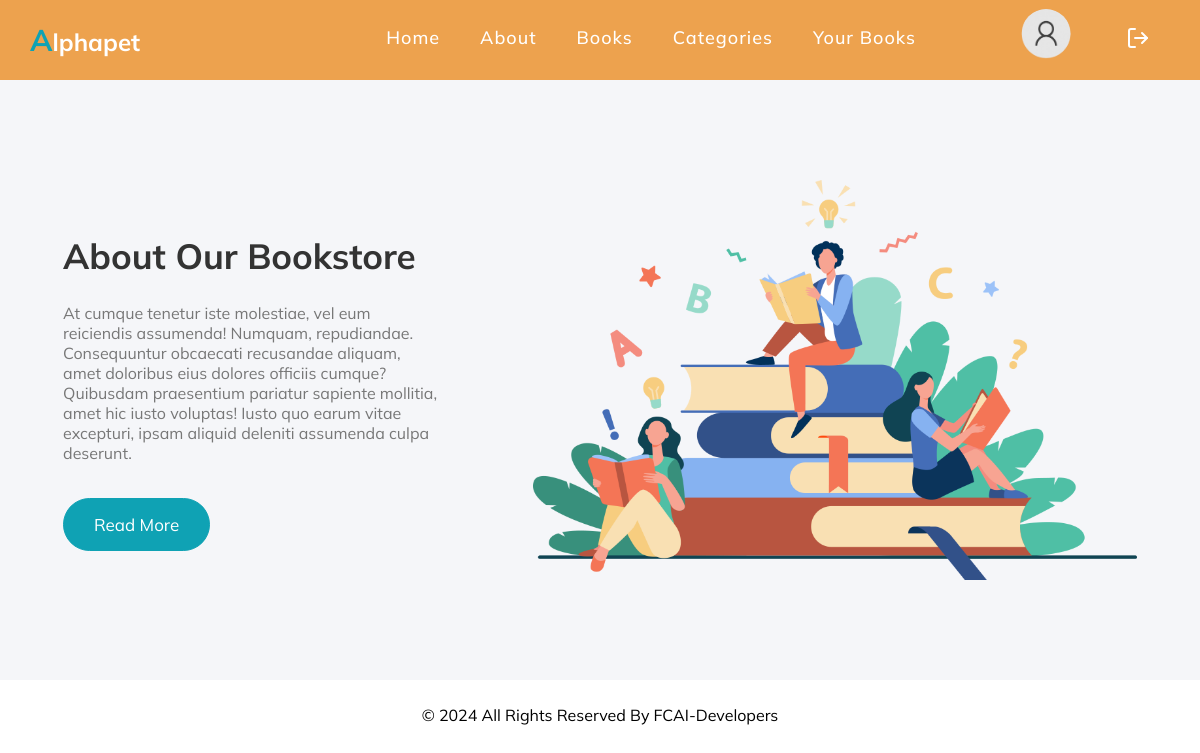
The page /About.html/ (signed in) on the database as committed earlier.
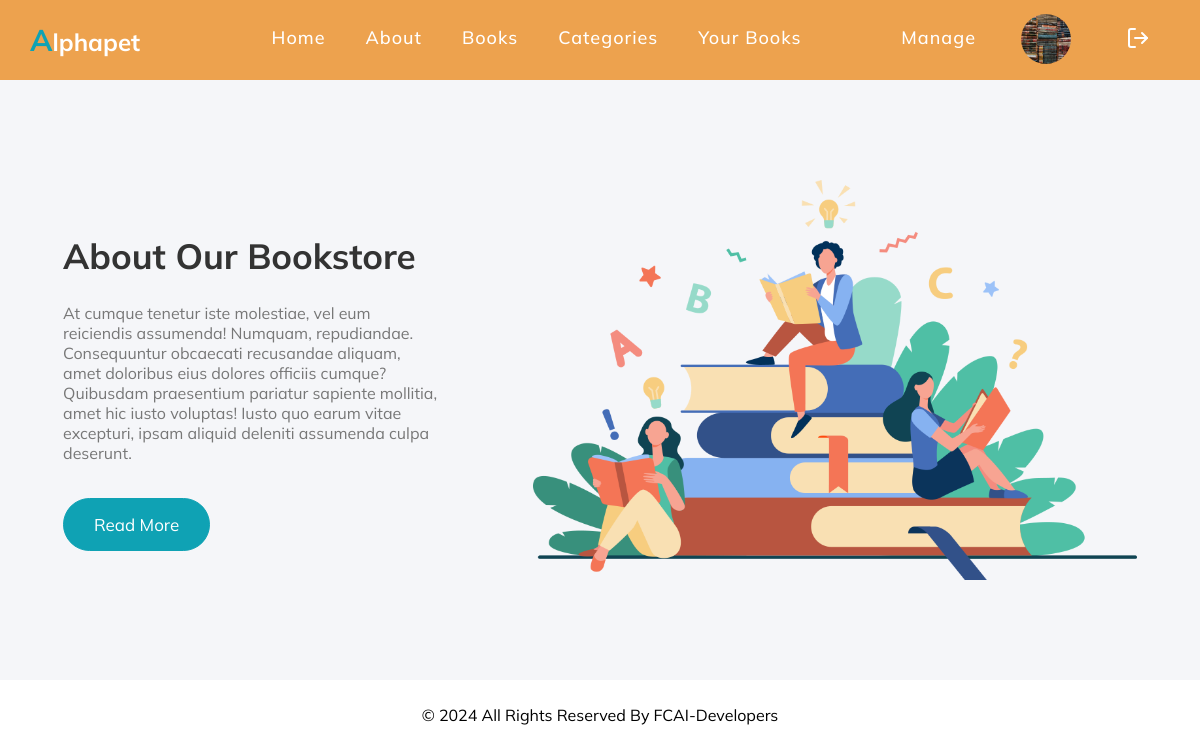
The same page on the database as committed later.
### user/models.py (models this page shows)
class customUser(AbstractUser):
    email = models.EmailField(unique=True)
    pic = models.ImageField(upload_to='profile_pics/', null=True, blank=True)
    class Meta:
        db_table = 'user_customuser'  # Specify the table name in the database if needed
        verbose_name = 'Custom User'
        verbose_name_plural = 'Custom Users'

### Library_Management/views.py (the view)
# urls.py: path('About.html/', views.about, name='about'),
def about(request):
    return render(request, 'about.html')

### templates/About.html (shortened to what this page needs)
{% extends 'layout.html' %}
{% load static %}
{% block headers %}
    <link rel="stylesheet" href="{% static 'css/about.css' %}">
{% endblock %}
{% block content %}
<section class="about">
    <div class="container">
        <div class="text-content">
            <h1>About Our Bookstore</h1>
            <p>At cumque tenetur iste molestiae, vel eum reiciendis assumenda! Numquam, repudiandae. Consequuntur obcaecati recusandae aliquam, amet doloribus eius dolores officiis cumque? Quibusdam praesentium pariatur sapiente mollitia, amet hic iusto voluptas! Iusto quo earum vitae excepturi, ipsam aliquid deleniti assumenda culpa deserunt.</p>
            <button>read more</button>
        </div>
        <img src="{% static 'Photos/slider-img.png' %}" alt="about">
    </div>
</section>
{% endblock %}

### templates/layout.html (shortened to what this page needs)
<!DOCTYPE html>
{% load static %}
<html lang="en">
  <head>
    <link rel="stylesheet" href="{% static 'css/nav-bar.css' %}" />
    <link rel="stylesheet" href="{% static 'css/footer.css' %}" />
    {% block headers %} {% endblock %}
  </head>
  <body>
    <header>
      <nav>
        <div class="container11">
          <div class="nav">
            <div class="logo">
              <h2><a href="{% url 'home' %}">Alphapet</a></h2>
            </div>
            <div class="links">
              <ul id="main-links">
                <li><a href="{% url 'home' %}">home</a></li>
                <li><a href="{% url 'about' %}">about</a></li>
                <li><a href="{% url 'all-books' %}">books</a></li>
                <li><a href="{% url 'category' %}">categories</a></li>
                {% if user.is_authenticated %}
                <li><a href="{% url 'Borrowed-books' %}">Your books</a></li>
                {% endif %}
              </ul>
              <div class="log">
                <ul>
                  {% if user.is_authenticated %}
                    {% if user.is_superuser %}
                    <li><a href="{% url 'book-table' %}">manage</a></li>
                    {% endif %}
                    <li style="width: 80px; height: 80px; border-radius: 50%; display: flex; justify-content: center; align-items: center;  margin-top:10px ;">
                        <a href="{% url 'account' %}">
                            {% if user.pic %}
                                <img src="{{ user.pic.url }}" alt="Profile Image" style="width: 50px; height: 50px; border-radius: 50%; object-fit: cover; display:relative; margin-top:10px ;">
                            {% else %}
                                <img src="{% static 'Photos/UserIcon2.png' %}" alt="Profile Image" style="width: 50px; height: 50px; border-radius: 50%; object-fit: cover;">
                            {% endif %}
                        </a>
                    </li>
                    <li>
                        <form action="{% url 'logout' %}" method="post">
                            <button type="submit" class="logout-btn"></button>
                        </form>
                    </li>
                  {% else %}
                  <li><a href="{% url 'log-in' %}">Login</a></li>
                  <li><a href="{% url 'sign-in' %}">Sign-up</a></li>
                  {% endif %}
                </ul>
              </div>
            </div>
          </div>
        </div>
      </nav>
    </header>
    {% block content %} {% endblock %}
    <footer>&copy; 2024 All Rights Reserved By FCAI-Developers</footer>
  </body>
</html>

Rows that differ between the two databases and show on the page:
now on this page (row edited): customUser: pic (picture)
changed customUser: is_superuser False → True (drawn)
Other text that changed with them:
text now shown: "Manage"
